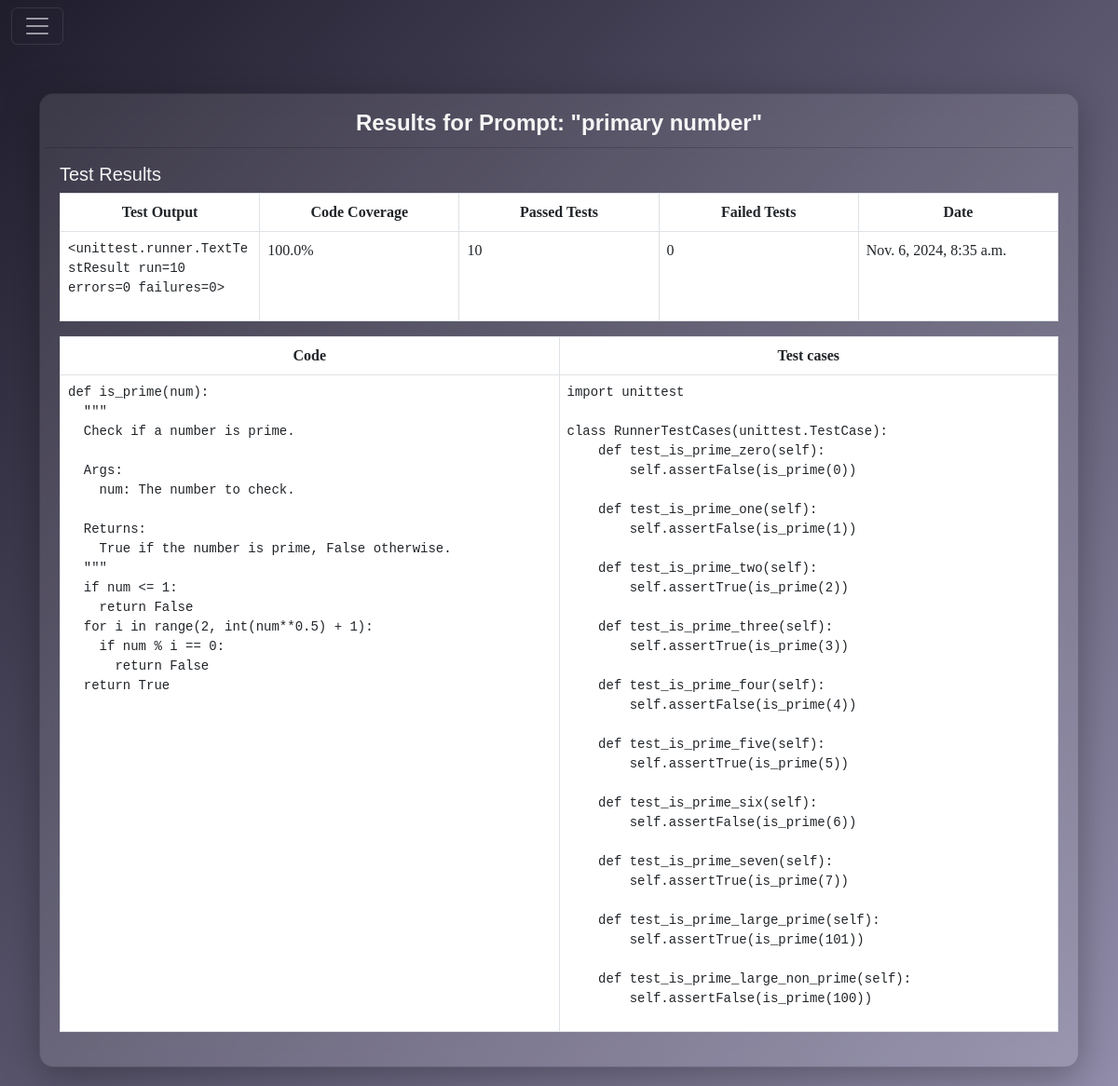
/results/98/, run on the app's committed database.
### testflow/models.py (models this page shows, shortened)
class Prompt(models.Model):
    user = models.ForeignKey(User, on_delete=models.CASCADE)
    prompt_text = models.TextField()
    created_at = models.DateTimeField(auto_now_add=True)

class TestResult(models.Model):
    prompt = models.ForeignKey(Prompt, on_delete=models.CASCADE)
    test_output = models.TextField()
    coverage = models.FloatField()
    passed_tests = models.IntegerField()
    failed_tests = models.IntegerField()
    created_at = models.DateTimeField(auto_now_add=True)
    code = models.TextField()
    test_cases = models.TextField()

### testflow/views.py (the view)
# urls.py: path("results/<int:prompt_id>/", views.prompt_results, name="prompt_results"),
def prompt_results(request, prompt_id):
    prompt = get_object_or_404(Prompt, id=prompt_id)
    results = TestResult.objects.filter(prompt=prompt).order_by("-created_at")
    return render(
        request, "prompt_results.html", {"prompt": prompt, "results": results}
    )

### templates/prompt_results.html (shortened to what this page needs)
{% extends 'base.html' %}
{% block content %}
<div class="card">
    <div class="card-header">
        Results for Prompt: "{{ prompt.prompt_text }}"
    </div>
    <div class="card-body">
        <h5 class="card-title">Test Results</h5>
        <table class="table table-bordered">
            <thead>
                <tr>
                    <th>Test Output</th>
                    <th>Code Coverage</th>
                    <th>Passed Tests</th>
                    <th>Failed Tests</th>
                    <th>Date</th>
                </tr>
            </thead>
            <tbody>
                {% for result in results %}
                <tr>
                    <td>
                        <pre>{{ result.test_output }}</pre>
                    </td>
                    <td>{{ result.coverage }}%</td>
                    <td>{{ result.passed_tests }}</td>
                    <td>{{ result.failed_tests }}</td>
                    <td>{{ result.created_at }}</td>
                </tr>
                {% empty %}
                <tr>
                    <td colspan="5">No results found.</td>
                </tr>
                {% endfor %}
            </tbody>
        </table>
        <table class="table table-bordered">
            <thead>
                <tr>
                    <th>
                        Code
                    </th>
                    <th>
                        Test cases
                    </th>
                </tr>
            </thead>
            <tbody>
                {% for result in results %}
                <tr>
                    <td>
                        <pre>{{ result.code }}</pre>
                    </td>
                    <td>
                        <pre>{{ result.test_cases }}</pre>
                    </td>
                </tr>
                {% empty %}
                <tr>
                    <td colspan="2">No code found.</td>
                </tr>
                {% endfor %}
            </tbody>
        </table>
    </div>
</div>
{% endblock %}

### testflow/static/stylesheet/color.css (style rules this page uses)
:root { --primary-color-one: #1f1c2c; --primary-color-two: #928dab; --secondary-color: #ffffff1a; --background-color: linear-gradient(135deg, #1f1c2c, #928dab); --text-color: #ffffff; --error-color: #fb8989; --success-color: #9cfb89; --warning-color: #fbeb89; --info-color: #89defb; --box-shadow: 0px 10px 40px rgba(0, 0, 0, 0.3); --border-primary-color: 1px solid #fff; --border-focus-color: 1px solid #ff00ff; --secondary-border: 1px solid #00b5a6; --input-primary-color: #ffffff33; --input-focus-color: #f5f5f5d3; --button-primary-color: #ff00ff; --button-secondary-color: #cc00cc; --disabled-button-color: #920092; --second-button-color: #02cebd; --second-button-hover-color: #00b5a6; }

### templates/base.html (style rules this page uses)
html, body { overflow-x: hidden; }
body { background: var(--background-color); font-family: 'Poppins', sans-serif; color: var(--text-color); display: flex; justify-content: center; align-items: center; height: 100vh; margin: 0; }

### templates/prompt_results.html (style rules this page uses)
.card { color: whitesmoke; background: rgba(255, 255, 255, 0.1); backdrop-filter: blur(10px); padding: 30px; border-radius: 15px; box-shadow: 0px 10px 40px rgba(0, 0, 0, 0.3); width: 100%; animation: fadeIn 1s ease-in-out; }
.card { margin: 20px auto; padding: 5px; }
.card-header { background: transparent; font-size: 1.5em; font-weight: bold; text-align: center; }
table { width: 100%; border-collapse: collapse; background-color: aliceblue; text-align: center; font-family: 'Times New Roman', Times, serif; table-layout: fixed; }
table tbody { background-color: aliceblue; text-align: left; font-family: 'Times New Roman', Times, serif; }
pre { white-space: pre-wrap; word-wrap: break-word; }

### data on the page
Prompt: prompt_text "primary number"
TestResult: test_output "<unittest.runner.TextTestResult run=10 errors=0 failures=0>", coverage "100.0", passed_tests "10", failed_tests "0", created_at "Nov. 6, 2024, 8:35 a.m.", code "def is_prime(num): \"\"\" Check if a number is prime. Args: num: The number to check. Returns: True if the number is prime, False otherwise. \"\"\" if num <= 1: return False for i in range(2, int(num**0.5) + 1): if num % i == 0: return False return True", test_cases "import unittest class RunnerTestCases(unittest.TestCase): def test_is_prime_zero(self): self.assertFalse(is_prime(0)) def test_is_prime_one(self): self.assertFalse(is_prime(1)) def test_is_prime_two(self): self.assertTrue(is_prime(2)) def test_is_prime_three(self): self.assertTrue(is_prime(3)) def test_is_prime_four(self): self.assertFalse(is_prime(4)) def test_is_prime_five(self): self.assertTrue(is_prime(5)) def test_is_prime_six(self): self.assertFalse(is_prime(6)) def test_is_prime_seven(self): self.assertTrue(is_prime(7)) def test_is_prime_large_prime(self): self.assertTrue(is_prime(101)) def test_is_prime_large_non_prime(self): self.assertFalse(is_prime(100))"
